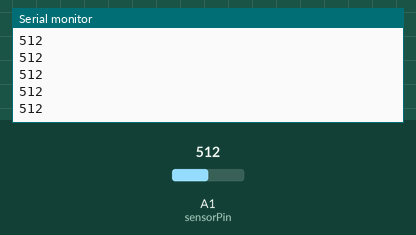
Recording of a sketch running on a simulated Arduino Uno, built with avr-gcc and run on an emulated ATmega328P. On the bench: the last lines printed to the serial monitor. The test bench sets the inputs (shaded band); at power-on: A1 (sensorPin) = 512.

Above: at 1.2 s.
1.3 s: A1 (sensorPin) set to 716
At 1.31 s:
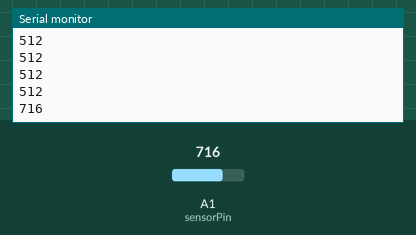
2.8 s: A1 (sensorPin) set to 900
At 2.81 s:
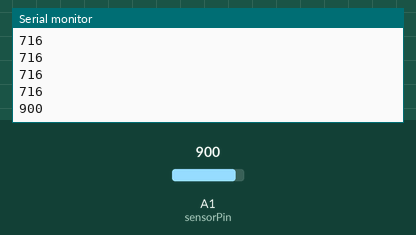
Timing chart, 0 to 5.8 s (numbered marks = the images above; inputs shaded):
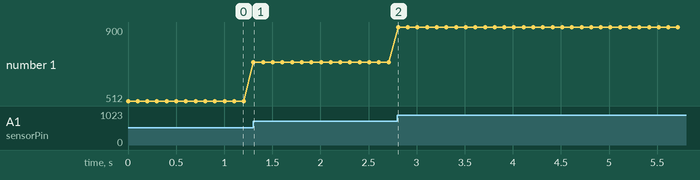

The sketch:

Photoresistor.ino
```cpp
const int sensorPin = A1;

void setup() {
  Serial.begin(9600);
}

void loop() {
  int sensorValue = analogRead(sensorPin);
  Serial.println(sensorValue);
  delay(100);
}
```

Measured:
- after the input at 1.3 s, the serial monitor: prints a new line at once (image 1)
- after the input at 2.8 s, the serial monitor: prints a new line at once (image 2)
- plotted number 1: 512 → 716 after the input at 1.3 s, 716 → 900 after the input at 2.8 s
